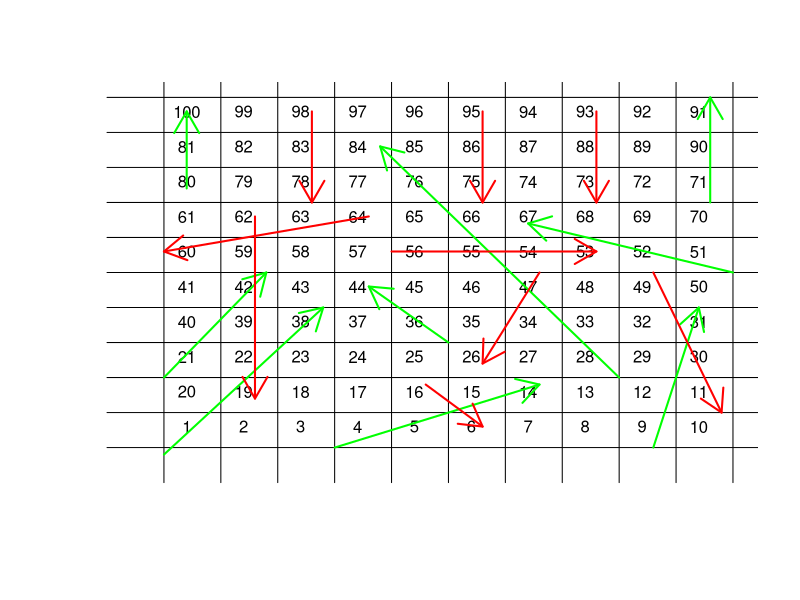
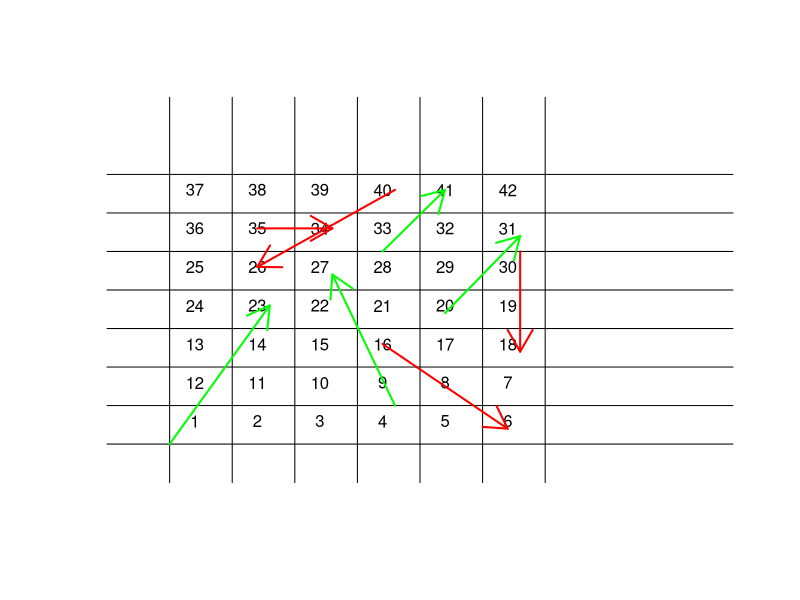

These figures' R source, in order: (Note: this script raises an error after producing the figures.)
## ---- chunk 1
Board <- list("nrow" = 10, "ncol" = 10, "Chutes" =  '98, 95, 93, 87, 64, 62, 56, 49, 47, 16',
              "Ladders" = '1, 4, 9, 21, 28, 36, 51, 71, 80', "Start Point" = '1', 
              "End Point" = '100')
Board
## ---- chunk 2
show_board <- function(miniboard = FALSE) {
  if(miniboard == FALSE) {
plot.new()
# Vertical Line
plot.window(xlim = c(0, 55), ylim = c(0, 55))
segments(x0 = seq(from = 5, to = 55, by = 5), x1 = seq(from = 5, to = 55, by = 5), 
         y0 = 0, y1 = 100)
# Horizontal Line
segments(x0 = 0, x1 = 100, 
         y0 = seq(from = 5, to = 55, by = 5), y1 = seq(from = 5, to = 55, by = 5))
text(x = seq(from = 7, to = 55, by = 5), y = 8, label = '1':'10')
text(x = seq(from = 7, to = 55, by = 5), y = 13, label = '20':'11')
text(x = seq(from = 7, to = 55, by = 5), y = 18, label = '21':'30')
text(x = seq(from = 7, to = 55, by = 5), y = 23, label = '40':'31')
text(x = seq(from = 7, to = 55, by = 5), y = 28, label = '41':'50')
text(x = seq(from = 7, to = 55, by = 5), y = 33, label = '60':'51')
text(x = seq(from = 7, to = 55, by = 5), y = 38, label = '61':'70')
text(x = seq(from = 7, to = 55, by = 5), y = 43, label = '80':'71')
text(x = seq(from = 7, to = 55, by = 5), y = 48, label = '81':'90')
text(x = seq(from = 7, to = 55, by = 5), y = 53, label = '100':'91')

arrows(x0 = 5, x1 = 19, 
       y0 = 4, y1 = 25, col = 'green', lwd = 2)
arrows(x0 = 20, x1 = 38, 
       y0 = 5, y1 = 14, col = 'green', lwd = 2)
arrows(x0 = 48, x1 = 52, 
       y0 = 5, y1 = 25, col = 'green', lwd = 2)
arrows(x0 = 5, x1 = 14, 
       y0 = 15, y1 = 30, col = 'green', lwd = 2)
arrows(x0 = 45, x1 = 24, 
       y0 = 15, y1 = 48, col = 'green', lwd = 2)
arrows(x0 = 30, x1 = 23, 
       y0 = 20, y1 = 28, col = 'green', lwd = 2)
arrows(x0 = 55, x1 = 37, 
       y0 = 30, y1 = 37, col = 'green', lwd = 2)
arrows(x0 = 53, x1 = 53, 
       y0 = 40, y1 = 55, col = 'green', lwd = 2)
arrows(x0 = 7, x1 = 7, 
       y0 = 42, y1 = 53, col = 'green', lwd = 2)

arrows(x0 = 18, x1 = 18, 
       y0 = 53, y1 = 40, col = 'red', lwd = 2)
arrows(x0 = 33, x1 = 33, 
       y0 = 53, y1 = 40, col = 'red', lwd = 2)
arrows(x0 = 43, x1 = 43, 
       y0 = 53, y1 = 40, col = 'red', lwd = 2)
arrows(x0 = 23, x1 = 5, 
       y0 = 38, y1 = 33, col = 'red', lwd = 2)
arrows(x0 = 13, x1 = 13, 
       y0 = 38, y1 = 12, col = 'red', lwd = 2)
arrows(x0 = 25, x1 = 43, 
       y0 = 33, y1 = 33, col = 'red', lwd = 2)
arrows(x0 = 48, x1 = 54, 
       y0 = 30, y1 = 10, col = 'red', lwd = 2)
arrows(x0 = 38, x1 = 33, 
       y0 = 30, y1 = 17, col = 'red', lwd = 2)
arrows(x0 = 28, x1 = 33, 
       y0 = 14, y1 = 8, col = 'red', lwd = 2)
}
  else {
    plot.new()
    plot.window(xlim = c(0, 50), ylim = c(0, 50))
    segments(x0 = seq(from = 5, to = 35, by = 5), x1 = seq(from = 5, to = 35, by = 5), 
             y0 = 0, y1 = 50)
    segments(x0 = 0, x1 = 50, 
             y0 = seq(from = 5, to = 40, by = 5), y1 = seq(from = 5, to = 40, by = 5))
    text(x = seq(from = 7, to = 35, by = 5), y = 8, label = '1':'6')
    text(x = seq(from = 7, to = 35, by = 5), y = 13, label = '12':'7')
    text(x = seq(from = 7, to = 35, by = 5), y = 18, label = '13':'18')
    text(x = seq(from = 7, to = 35, by = 5), y = 23, label = '24':'19')
    text(x = seq(from = 7, to = 35, by = 5), y = 28, label = '25':'30')
    text(x = seq(from = 7, to = 35, by = 5), y = 33, label = '36':'31')
    text(x = seq(from = 7, to = 35, by = 5), y = 38, label = '37':'42')
    
    arrows(x0 = 5, x1 = 13, 
           y0 = 5, y1 = 23, col = 'green', lwd = 2)
    arrows(x0 = 23, x1 = 18, 
           y0 = 10, y1 = 27, col = 'green', lwd = 2)
    arrows(x0 = 27, x1 = 33, 
           y0 = 22, y1 = 32, col = 'green', lwd = 2)
    arrows(x0 = 22, x1 = 27, 
           y0 = 30, y1 = 38, col = 'green', lwd = 2)
    
    arrows(x0 = 22, x1 = 32, 
           y0 = 18, y1 = 7, col = 'red', lwd = 2)
    arrows(x0 = 33, x1 = 33, 
           y0 = 30, y1 = 17, col = 'red', lwd = 2)
    arrows(x0 = 12, x1 = 18, 
           y0 = 33, y1 = 33, col = 'red', lwd = 2)
    arrows(x0 = 23, x1 = 12, 
           y0 = 38, y1 = 28, col = 'red', lwd = 2)
}
}

## TEST!!!!!!!!
show_board()
## ---- chunk 3
show_board(miniboard = TRUE)
## ---- chunk 4
## For Ladders
func1 <- function(newposition) {
  Ladders <- rbind(c(1, 38), c(4, 14), c(9, 31), c(21, 42), c(28, 84), c(36, 44), 
                   c(51, 67), c(71, 91), c(80, 100))
  if(any(Ladders[, 1]) == newposition) {
    row1 <- Ladders[Ladders[,1] == 1]
    newval1 <- row1[2]
  }
  else {
    newval1 <- newposition
  }
  newval1
}

## For Chutes
func2 <- function(newposition) {
  Chutes <- rbind(c(98, 78), c(95, 75), c(93, 73),c(64, 60), c(62, 19), c(56, 53), 
                  c(49, 11), c(47, 26), c(16, 6))
  if(any(Chutes[, 1]) == newposition) {
    row2 <- Chutes[Chutes[,1] == 1]
    newval2 <- row2[2]
  }
  else {
    newval2 <- newposition
  }
  newval2
}

## GAME!
play_solo <- function(x, verbose) {
  # Using by rows for our Chutes or Ladders
  # c("land on", "moved to")
  # Possibly separate Chutes and Ladders
  Ladders <- rbind(c(1, 38), c(4, 14), c(9, 31), c(21, 42), c(28, 84), c(36, 44), 
                   c(51, 67), c(71, 91), c(80, 100))
  Chutes <- rbind(c(98, 78), c(95, 75), c(93, 73),c(64, 60), c(62, 19), c(56, 53), 
                  c(49, 11), c(47, 26), c(16, 6))
  
  newposition <- 0
  oldposition <- 0
  possiblemove <- 0
  turns <- 0
  moves <- 0
  ladders_tally <- 0
  chutes_tally <- 0
  
  if(verbose == TRUE) {
  
    while(all(oldposition < 100)) {
    cat("Turns:", turns + 1, "\n")
    cat("Started at:", oldposition, "\n")
    spin <- sample(1:6, 1)
    cat("Spin Landed On:", spin, "\n")
    possiblemove <- (oldposition + spin)
    if(possiblemove > 100) {
      while(possiblemove > 100) {
        cat("The number is over 100! \n", "Spin Again Please! \n")
        spin <- sample(1:6, 1)
        possiblemove <- oldposition + spin
      }
    }
    newposition <- possiblemove
    temp1 <- newposition
    newposition <- func1(newposition)
    if(temp1 != newposition && temp1 < newposition) {
      ladders_tally <- ladders_tally + 1
      cat("LADDERS!", "\n")
    }
    newposition <- func2(newposition)
    if(temp1 != newposition && temp1 > newposition) {
      chutes_tally <- chutes_tally + 1
      cat("CHUTES!", "\n")
    }
    oldposition <- newposition
    oldposition
    turns <- turns + 1
    cat("Ended at:", oldposition, "\n")
    moves <- append(moves, oldposition)
    cat("\n")
  }
  oldposition
  cat("YOU WIN after", turns, "Turns \n")
  cat("MOVES DONE:", moves, "\n")
  cat("Number of Ladders Done:", ladders_tally, "\n")
  cat("Number of Chutes Done:", chutes_tally, "\n")
  }
  else {
    while(all(oldposition < 100)) {
      spin <- sample(1:6, 1)
      possiblemove <- (oldposition + spin)
      if(possiblemove > 100) {
        while(possiblemove > 100) {
          spin <- sample(1:6, 1)
          possiblemove <- oldposition + spin
        }
      }
      newposition <- possiblemove
      temp1 <- newposition
      newposition <- func1(newposition)
      if(temp1 != newposition && temp1 < newposition) {
        ladders_tally <- ladders_tally + 1
      }
      newposition <- func2(newposition)
      if(temp1 != newposition && temp1 > newposition) {
        chutes_tally <- chutes_tally + 1
      }
      oldposition <- newposition
      oldposition
      turns <- turns + 1
      moves <- append(moves, oldposition)
      cat("\n")
    }
    oldposition
  cat("YOU WIN after", turns, "Turns \n")
  cat("MOVES DONE:", moves, "\n")
  cat("Number of Ladders Done:", ladders_tally, "\n")
  cat("Number of Chutes Done:", chutes_tally, "\n")
  }
}



## TEST!!!!!!!!!!!
play_solo(player1, verbose = FALSE)

play_solo(player1, verbose = TRUE)
## ---- chunk 5
# If I don't use Error = FALSE, then there will be a lot of extra information. I've also used warning = FALSE.
replicate(10000, play_solo(player1, verbose = FALSE))
## ---- chunk 6
func1 <- function(newposition) {
  Ladders <- rbind(c(1, 38), c(4, 14), c(9, 31), c(21, 42), c(28, 84), c(36, 44), 
                   c(51, 67), c(71, 91), c(80, 100))
  if(any(Ladders[, 1]) == newposition) {
    row1 <- Ladders[Ladders[,1] == 1]
    newval1 <- row1[2]
  }
  else {
    newval1 <- newposition
  }
  newval1
}

func2 <- function(newposition) {
  Chutes <- rbind(c(98, 78), c(95, 75), c(93, 73),c(64, 60), c(62, 19), c(56, 53), 
                  c(49, 11), c(47, 26), c(16, 6))
  if(any(Chutes[, 1]) == newposition) {
    row2 <- Chutes[Chutes[,1] == 1]
    newval2 <- row2[2]
  }
  else {
    newval2 <- newposition
  }
  newval2
}

Ladders <- rbind(c(1, 38), c(4, 14), c(9, 31), c(21, 42), c(28, 84), c(36, 44), 
                   c(51, 67), c(71, 91), c(80, 100))
Chutes <- rbind(c(98, 78), c(95, 75), c(93, 73),c(64, 60), c(62, 19), c(56, 53), 
                  c(49, 11), c(47, 26), c(16, 6))

gnewposition <- 0
oldposition <- 0
possiblemove <- 0
turns <- 0
moves <- 0
ladders_tally <- 0
chutes_tally <- 0

while(all(oldposition < 100)) {
  cat("Turns:", turns + 1, "\n")
  cat("Started at:", oldposition, "\n")
  spin <- sample(1:6, 1)
  cat("Spin Landed On:", spin, "\n")
  possiblemove <- (oldposition + spin)
  if(possiblemove > 100) {
    while(possiblemove > 100) {
      cat("The number is over 100! \n", "Spin Again Please! \n")
      spin <- sample(1:6, 1)
      possiblemove <- oldposition + spin
    }
  }
  newposition <- possiblemove
  temp1 <- newposition
  newposition <- func1(newposition)
  if(temp1 != newposition && temp1 < newposition) {
    ladders_tally <- ladders_tally + 1
    cat("LADDERS!", "\n")
  }
  newposition <- func2(newposition)
  if(temp1 != newposition && temp1 > newposition) {
    chutes_tally <- chutes_tally + 1
    cat("CHUTES!", "\n")
  }
  oldposition <- newposition
  oldposition
  turns <- turns + 1
  cat("Ended at:", oldposition, "\n")
  moves <- append(moves, oldposition)
  cat("\n")
}


hist(moves, breaks = 50, rep(moves, 10000))
## ---- chunk 7
# I know it'll take about 7 turns for the minimum. I just can't figure out how to code for the minimum number of turns due to my turn count being inside my while loops.
## ---- chunk 8
max(moves, rep(moves, 10000))
## ---- chunk 9
median(moves, rep(moves, 10000))
## ---- chunk 10
mean(moves, trim = 0.5, rep(moves, 10000))
## ---- chunk 11
if(length(moves) > 100) {
  moves
}
## ---- chunk 12
if(length(moves) < 10) {
  moves
}
## ---- chunk 13
# I'm not quite sure how to do this one.
## ---- chunk 14
barplot(Chutes, xlab = "Chutes", ylab = "Frequency of Chutes")
## ---- chunk 15
barplot(Ladders, xlab = "Ladders", ylab = "Frequency of Ladders")
